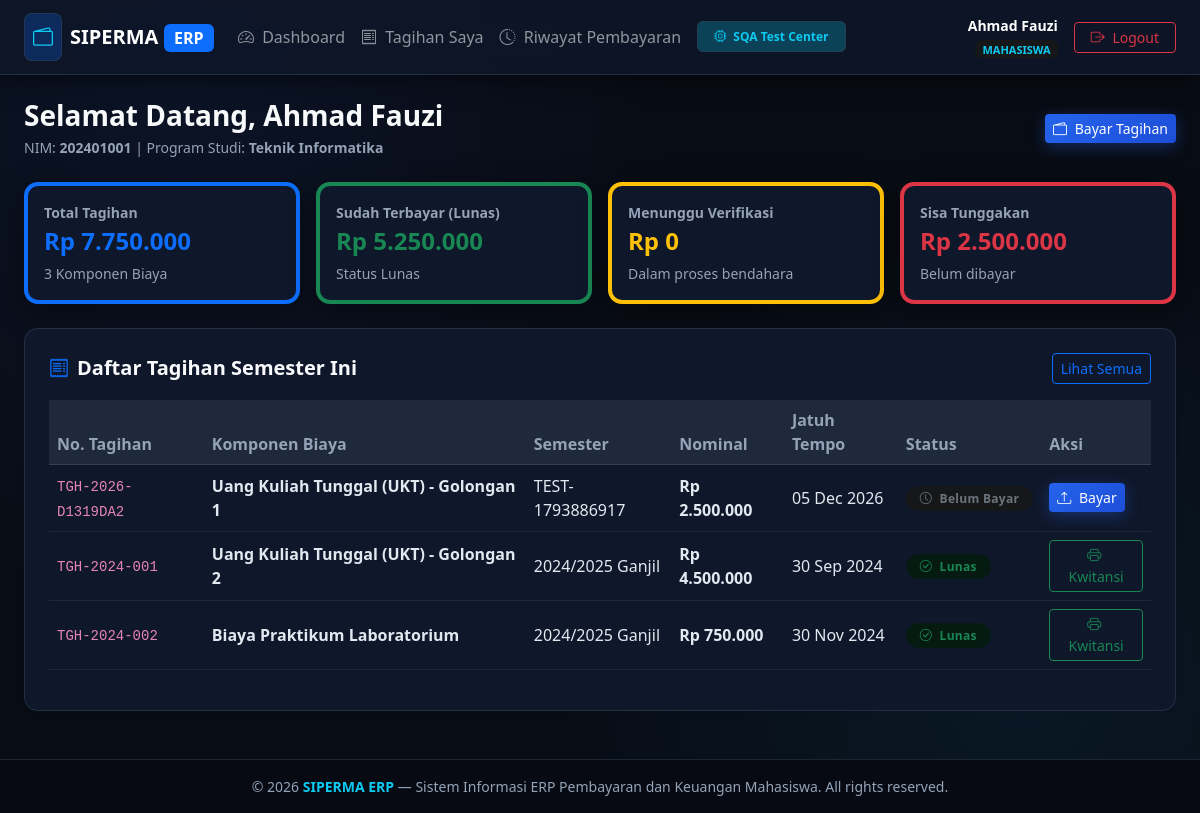
Before: /mahasiswa/dashboard (signed in) with the older database file.
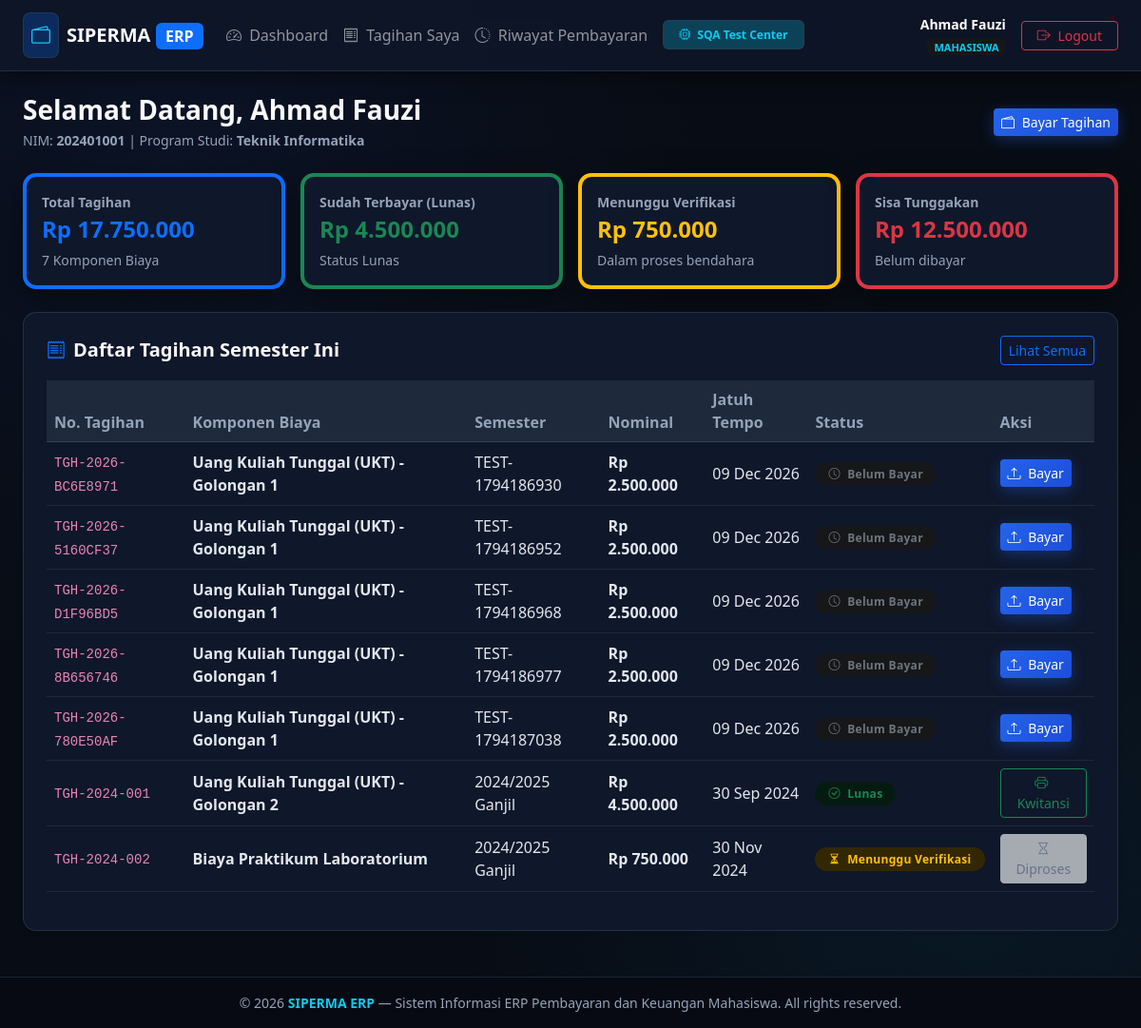
After: the same page with the newer database file.
### tables this page shows
CREATE TABLE tagihan (
    id INTEGER PRIMARY KEY AUTOINCREMENT,
    nomor_tagihan VARCHAR(50) UNIQUE NOT NULL,
    mahasiswa_id INTEGER NOT NULL,
    jenis_biaya_id INTEGER NOT NULL,
    semester VARCHAR(20) NOT NULL,
    nominal DECIMAL(12,2) NOT NULL,
    tanggal_terbit DATE NOT NULL,
    tanggal_jatuh_tempo DATE NOT NULL,
    status VARCHAR(20) DEFAULT 'belum_bayar' CHECK(status IN ('belum_bayar', 'menunggu_verifikasi', 'lunas', 'ditolak', 'dibatalkan')),
    created_at DATETIME DEFAULT CURRENT_TIMESTAMP,
    FOREIGN KEY (mahasiswa_id) REFERENCES mahasiswa(id) ON DELETE CASCADE,
    FOREIGN KEY (jenis_biaya_id) REFERENCES jenis_biaya(id) ON DELETE RESTRICT
);

CREATE TABLE jenis_biaya (
    id INTEGER PRIMARY KEY AUTOINCREMENT,
    kode VARCHAR(20) UNIQUE NOT NULL,
    nama VARCHAR(100) NOT NULL,
    nominal_default DECIMAL(12,2) NOT NULL,
    keterangan TEXT,
    status VARCHAR(20) DEFAULT 'aktif' CHECK(status IN ('aktif', 'nonaktif')),
    created_at DATETIME DEFAULT CURRENT_TIMESTAMP
);

### src/Services/TagihanService.php (called while the page is built, shortened)
<?php
class TagihanService {
    private PDO $db;
    public function __construct(?PDO $db = null) {
        $this->db = $db ?? Database::getConnection();
    }
    public function getTagihanMahasiswa(int $mahasiswaId, ?string $status = null): array {
        $sql = 'SELECT t.*, jb.nama as nama_biaya, jb.kode as kode_biaya, m.nama as nama_mahasiswa, m.nim
                FROM tagihan t
                JOIN jenis_biaya jb ON t.jenis_biaya_id = jb.id
                JOIN mahasiswa m ON t.mahasiswa_id = m.id
                WHERE t.mahasiswa_id = :mid';
        $params = ['mid' => $mahasiswaId];
        $sql .= ' ORDER BY t.tanggal_terbit DESC';
        $stmt = $this->db->prepare($sql);
        $stmt->execute($params);
        return $stmt->fetchAll();
    }
}

### src/Views/mahasiswa/dashboard.php (the view)
<?php $pageTitle = 'Dashboard Mahasiswa'; require_once __DIR__ . '/../layouts/header.php'; ?>
<div class="page-header-responsive">
    <div>
        <h3 class="fw-bold text-light mb-1">Selamat Datang, <?= htmlspecialchars($currentUser['name']) ?></h3>
        <p class="text-muted small mb-0">NIM: <strong><?= htmlspecialchars($mahasiswa['nim'] ?? '-') ?></strong> | Program Studi: <strong><?= htmlspecialchars($mahasiswa['prodi'] ?? '-') ?></strong></p>
    </div>
    <div class="page-actions-responsive">
        <a href="/mahasiswa/tagihan" class="btn btn-primary btn-sm"><i class="bi bi-wallet2 me-1"></i> Bayar Tagihan</a>
    </div>
</div>
<div class="row g-2 g-md-3 mb-4">
    <div class="col-12 col-sm-6 col-lg-3">
        <div class="card card-custom p-3 bg-white border-start border-primary border-4 h-100">
            <div class="text-muted small fw-semibold">Total Tagihan</div>
            <div class="fs-4 fw-bold text-primary">Rp <?= number_format($totalTagihan ?? 0, 0, ',', '.') ?></div>
            <div class="small text-muted mt-1"><?= count($tagihanList ?? []) ?> Komponen Biaya</div>
        </div>
    </div>
    <div class="col-12 col-sm-6 col-lg-3">
        <div class="card card-custom p-3 bg-white border-start border-success border-4 h-100">
            <div class="text-muted small fw-semibold">Sudah Terbayar (Lunas)</div>
            <div class="fs-4 fw-bold text-success">Rp <?= number_format($totalLunas ?? 0, 0, ',', '.') ?></div>
            <div class="small text-muted mt-1">Status Lunas</div>
        </div>
    </div>
    <div class="col-12 col-sm-6 col-lg-3">
        <div class="card card-custom p-3 bg-white border-start border-warning border-4 h-100">
            <div class="text-muted small fw-semibold">Menunggu Verifikasi</div>
            <div class="fs-4 fw-bold text-warning">Rp <?= number_format($totalMenunggu ?? 0, 0, ',', '.') ?></div>
            <div class="small text-muted mt-1">Dalam proses bendahara</div>
        </div>
    </div>
    <div class="col-12 col-sm-6 col-lg-3">
        <div class="card card-custom p-3 bg-white border-start border-danger border-4 h-100">
            <div class="text-muted small fw-semibold">Sisa Tunggakan</div>
            <div class="fs-4 fw-bold text-danger">Rp <?= number_format($totalTunggakan ?? 0, 0, ',', '.') ?></div>
            <div class="small text-muted mt-1">Belum dibayar</div>
        </div>
    </div>
</div>
<div class="card card-custom bg-white p-4 shadow-sm mb-4">
    <div class="d-flex justify-content-between align-items-center mb-3">
        <h5 class="fw-bold mb-0"><i class="bi bi-receipt me-2 text-primary"></i>Daftar Tagihan Semester Ini</h5>
        <a href="/mahasiswa/tagihan" class="btn btn-outline-primary btn-sm">Lihat Semua</a>
    </div>
    <div class="table-responsive">
        <table class="table table-hover table-custom align-middle">
            <thead>
                <tr>
                    <th>No. Tagihan</th>
                    <th>Komponen Biaya</th>
                    <th>Semester</th>
                    <th>Nominal</th>
                    <th>Jatuh Tempo</th>
                    <th>Status</th>
                    <th>Aksi</th>
                </tr>
            </thead>
            <tbody>
                <?php if (empty($tagihanList)): ?>
                <tr><td colspan="7" class="text-center text-muted py-4">Tidak ada tagihan aktif</td></tr>
                <?php else: foreach ($tagihanList as $t): ?>
                <tr>
                    <td><code><?= htmlspecialchars($t['nomor_tagihan']) ?></code></td>
                    <td><strong><?= htmlspecialchars($t['nama_biaya']) ?></strong></td>
                    <td><?= htmlspecialchars($t['semester']) ?></td>
                    <td class="fw-semibold">Rp <?= number_format($t['nominal'], 0, ',', '.') ?></td>
                    <td><?= date('d M Y', strtotime($t['tanggal_jatuh_tempo'])) ?></td>
                    <td>
                        <?php if ($t['status'] === 'lunas'): ?>
                            <span class="badge bg-success-subtle text-success badge-status"><i class="bi bi-check-circle me-1"></i> Lunas</span>
                        <?php elseif ($t['status'] === 'menunggu_verifikasi'): ?>
                            <span class="badge bg-warning-subtle text-warning badge-status"><i class="bi bi-hourglass-split me-1"></i> Menunggu Verifikasi</span>
                        <?php elseif ($t['status'] === 'ditolak'): ?>
                            <span class="badge bg-danger-subtle text-danger badge-status"><i class="bi bi-x-circle me-1"></i> Ditolak</span>
                        <?php else: ?>
                            <span class="badge bg-secondary-subtle text-secondary badge-status"><i class="bi bi-clock me-1"></i> Belum Bayar</span>
                        <?php endif; ?>
                    </td>
                    <td>
                        <?php if ($t['status'] === 'belum_bayar' || $t['status'] === 'ditolak'): ?>
                            <a href="/mahasiswa/upload?tagihan_id=<?= $t['id'] ?>" class="btn btn-sm btn-primary"><i class="bi bi-upload me-1"></i> Bayar</a>
                        <?php elseif ($t['status'] === 'lunas'): ?>
                            <a href="/mahasiswa/cetak?tagihan_id=<?= $t['id'] ?>" target="_blank" class="btn btn-sm btn-outline-success"><i class="bi bi-printer me-1"></i> Kwitansi</a>
                        <?php else: ?>
                            <button class="btn btn-sm btn-light text-muted" disabled><i class="bi bi-hourglass"></i> Diproses</button>
                        <?php endif; ?>
                    </td>
                </tr>
                <?php endforeach; endif; ?>
            </tbody>
        </table>
    </div>
</div>
<?php require_once __DIR__ . '/../layouts/footer.php'; ?>

Changed rows visible on the page:
changed tagihan: nomor_tagihan "TGH-2026-D1319DA2" → "TGH-2026-BC6E8971"; semester "TEST-1793886917" → "TEST-1794186930"; tanggal_jatuh_tempo "05 Dec 2026" → "09 Dec 2026"
added tagihan: nomor_tagihan "TGH-2026-5160CF37", jenis_biaya.nama "Uang Kuliah Tunggal (UKT) - Golongan 1", semester "TEST-1794186952", nominal "2.500.000", tanggal_jatuh_tempo "09 Dec 2026", status "belum_bayar" (drawn)
added tagihan: nomor_tagihan "TGH-2026-D1F96BD5", jenis_biaya.nama "Uang Kuliah Tunggal (UKT) - Golongan 1", semester "TEST-1794186968", nominal "2.500.000", tanggal_jatuh_tempo "09 Dec 2026", status "belum_bayar" (drawn)
added tagihan: nomor_tagihan "TGH-2026-8B656746", jenis_biaya.nama "Uang Kuliah Tunggal (UKT) - Golongan 1", semester "TEST-1794186977", nominal "2.500.000", tanggal_jatuh_tempo "09 Dec 2026", status "belum_bayar" (drawn)
added tagihan: nomor_tagihan "TGH-2026-780E50AF", jenis_biaya.nama "Uang Kuliah Tunggal (UKT) - Golongan 1", semester "TEST-1794187038", nominal "2.500.000", tanggal_jatuh_tempo "09 Dec 2026", status "belum_bayar" (drawn)
changed tagihan "30 Nov 2024": status "Lunas Kwitansi" → "Menunggu Verifikasi Diproses"
Other visible differences:
$totalTagihan: "7.750.000" → "17.750.000"
count($tagihanList ?? []): "3" → "7"
$totalLunas: "5.250.000" → "4.500.000"
$totalMenunggu: "0" → "750.000"
$totalTunggakan: "2.500.000" → "12.500.000"
